Frame 1 (no input): blank canvas, image omitted
Frame 60 (the mouse pressed at the canvas centre just before this capture): blank canvas, image omitted
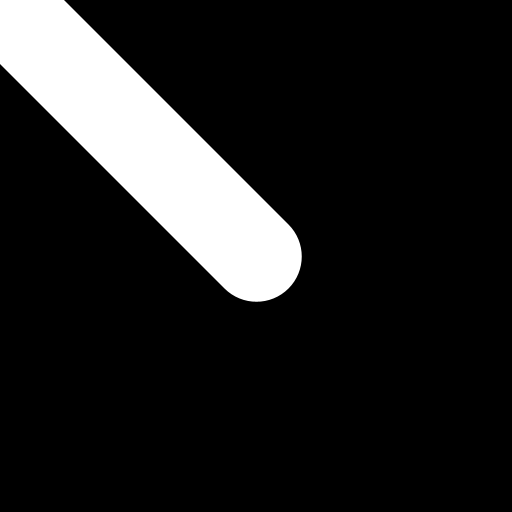
Frame 120 (the mouse held since frame 60 and released just before this capture)

The Processing sketch whose frames 1 and 60 were blank and that drew this single picture after the mouse press (run headless with seeded random() and noise(); from frame 60 on, the mouse is pressed at the canvas centre):

// Processing sketch: sketch_5_6
// ── sketch_5_6.pde
void setup(){
	size(512, 512);
	smooth();
	stroke(255);
	background(0);
}

void draw(){
	strokeWeight(dist(mouseX, mouseY, pmouseX, pmouseY)/4);
	line(mouseX, mouseY, pmouseX, pmouseY);	
}
